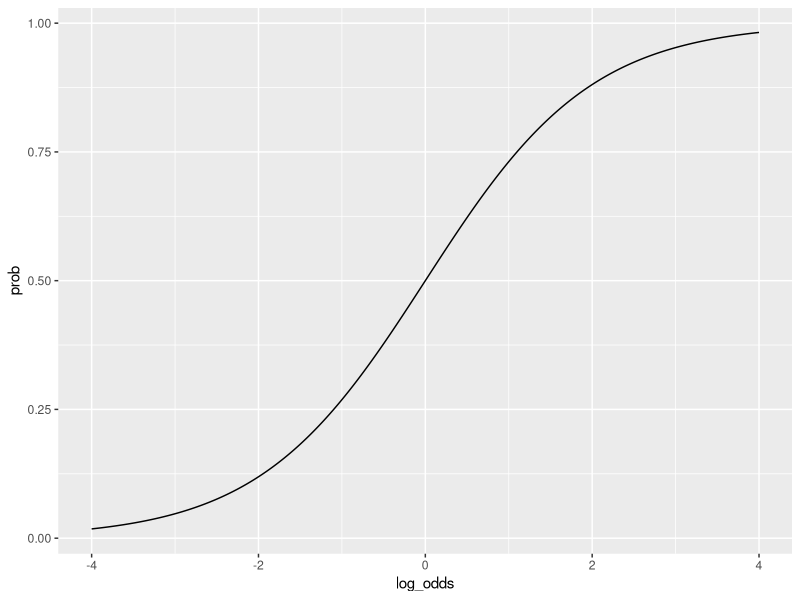
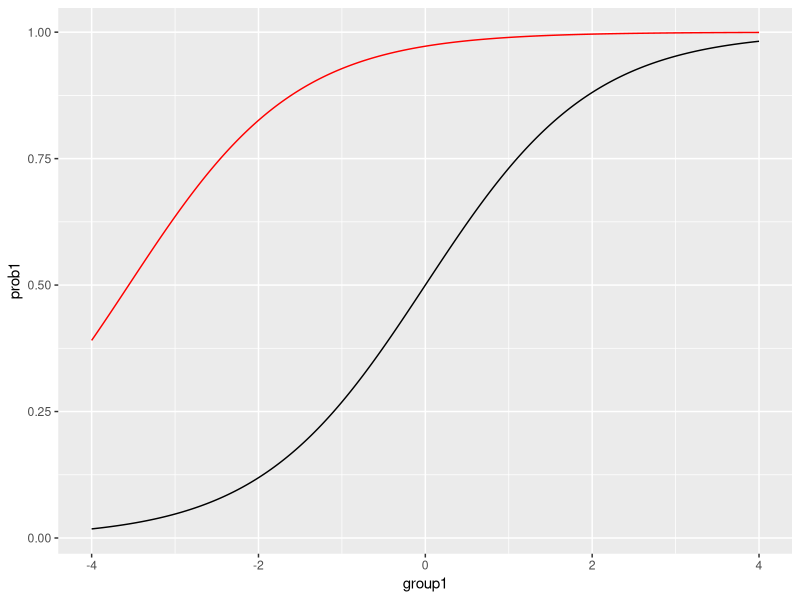
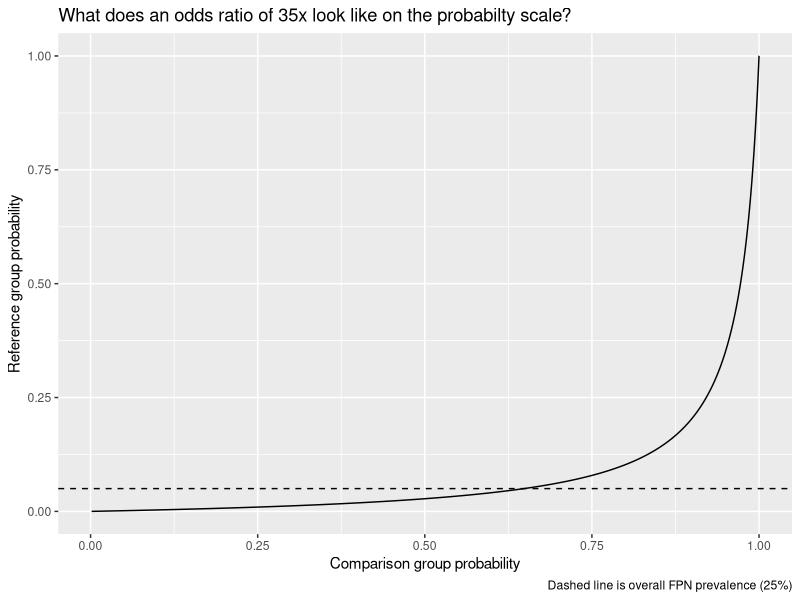

Write R code to recreate these figures, in order. (Note: a time limit stopped this script after it produced the figures.)
library(tidyverse)

# first, what's the coefficient size

log(35)

# what does the log-odds to probability difference look like

dat <- 
  tibble(
    log_odds = seq(-4, 4, 0.01)
  ) |> 
  mutate(prob = plogis(log_odds))

dat |> 
  ggplot(aes(x = log_odds, y = prob)) +
  geom_line()



tibble(
  group1 = seq(-4, 4, 0.01)
) |> 
  mutate(group2 = group1 + log(35),
         prob1 = plogis(group1),
         prob2 = plogis(group2)) |> 
  ggplot(aes(x = group1, y = prob1)) +
  geom_line() +
  geom_line(aes(y = prob2), colour = "red")


# to calculate population FPN rate
# is basically 4.5 million ish adults in Scotland and 20k? FPNs?
# but then isn't this controlled by the matching?
# maybe this is the prevalence of hospital contacts?

contact_rate <- 0.08

contact_3_rate_case <- 0.08 * 0.234

contact_3_rate_control <- 0.08 * 0.106

rate <- 2e4 / 4.5e6

pop_odds <- 2e4 / (4.5e6 - 2e4)


(4.5e6 - 2e4) / 2e4
# if it's about the matched control rate then the prevalence is... 0.25?

dat2 <- 
tibble(
  group1 = seq(-10, 10, 0.01)
) |> 
  mutate(group2 = group1 + log(35),
         prob1 = plogis(group1),
         prob2 = plogis(group2))

or_plot <- 
dat2 |> 
  ggplot(aes(x = prob1, y = prob2)) +
  geom_line() +
  geom_vline(xintercept = 0.25, linetype = "dashed") +
  labs(title = "What does an odds ratio of 35x look like on the probabilty scale?",
       caption = "Dashed line is overall FPN prevalence (25%)",
       x = "Reference group",
       y = "Comparison group")

or_plot <- 
dat2 |> 
  ggplot(aes(x = prob2, y = prob1)) +
  geom_line() +
  geom_hline(yintercept = 0.05, linetype = "dashed") +
  labs(title = "What does an odds ratio of 35x look like on the probabilty scale?",
       caption = "Dashed line is overall FPN prevalence (25%)",
       y = "Reference group probability",
       x = "Comparison group probability")

ggsave(
  here::here("03_figures", "or_plot.png"),
  or_plot,
  height = 5, width = 7,
  type = "cairo-png"
)

tibble(
  group1 = seq(-10, 10, 0.01)
) |> 
  mutate(group2 = group1 + log(35),
         prob1 = plogis(group1),
         prob2 = plogis(group2)) |> 
  filter(prob1 > 0.008 & prob1 < 0.009)

contact_3_rate_case * 2e4
contact_3_rate_control * 2e4


fpn_yes <- 30
fpn_no <- 70
ctrl_yes <- 5
ctrl_no <- 395

fpn_odds <- fpn_yes / fpn_no
ctrl_odds <- ctrl_yes / ctrl_no

or <- fpn_odds / ctrl_odds


calc_or <- function(fpn_prob, ctrl_prob, total_n){

  fpn_yes <- round(fpn_prob * (total_n * 0.25))
  fpn_no <- round((total_n * 0.25) - fpn_yes)
  
  ctrl_yes <- round(ctrl_prob * (total_n * 0.75))
  ctrl_no <- round((total_n * 0.75) - ctrl_yes)
  
fpn_odds <- fpn_yes / fpn_no
ctrl_odds <- ctrl_yes / ctrl_no

or <- fpn_odds / ctrl_odds

tibble(
  fpn_yes = fpn_yes,
  fpn_no = fpn_no,
  ctrl_yes = ctrl_yes,
  ctrl_no = ctrl_no,
  or = or
)

}

or_dat <- 
crossing(
  fpn_prob = seq(0.001, 0.991, 0.001),
  ctrl_prob = seq(0.001, 0.991, 0.001)
) |> 
  mutate(or = map2(fpn_prob, ctrl_prob, ~ calc_or(.x, .y, total_n = 70000),
                   .progress = TRUE))

or_dat |> 
  unnest(or) |> 
  filter(or > 35 & or < 36) |> View()


oc

fpn_yes <- 90
fpn_no <- 230
ctrl_yes <- 5
ctrl_no <- 440

fpn_odds <- fpn_yes / fpn_no
ctrl_odds <- ctrl_yes / ctrl_no

or <- fpn_odds / ctrl_odds




# functionizing -----------------------------------------------------------


make_logs <- function(ref, log_or){
  
  tidyr::crossing(
    ref,
    log_or
  ) |> 
    mutate(or = ref + log(log_or),
           p_ref = plogis(ref),
           p_or = plogis(or))
  
}


dat3 <- 
tibble(
  reference = seq(-10, 10, 0.01)
) |> 
  mutate(logs = map(reference, make_logs, seq(1, 100, 1),
                    .progress = TRUE)) |> 
  select(-reference) |> 
  unnest(logs)

dat3 |> 
  ggplot(aes(x = p_ref, y = p_or, colour = log_or, group = log_or)) +
  geom_line(alpha = 0.3)


dat3 |> 
  mutate(p_diff = p_or - p_ref) |> 
  filter(log_or == 35) |> 
  ggplot(aes(x = p_ref, y = p_diff, group = log_or)) +
  geom_point()


or_dat |> 
  unnest(or) |> 
  filter(or > 35 & or < 36) |> 
  View()



or_dat_7k <- 
  crossing(
    fpn_prob = seq(0.001, 0.991, 0.01),
    ctrl_prob = seq(0.001, 0.991, 0.01)
  ) |> 
  mutate(or = map2(fpn_prob, ctrl_prob, ~ calc_or(.x, .y, total_n = 7000),
                   .progress = TRUE))

or_dat_7k |> 
  unnest(or) |> 
  filter(or > 35 & or < 36) |> 
  View()


# how is it possible to estimate this OR from data?

or_subset <- 
or_dat |> 
  unnest(or) |> 
  filter(or > 35 & or < 36) |> 
  group_by(fpn_prob, ctrl_prob) |> 
  nest()


reformat_dat <- function(dat){
dat |> 
  select(-or) |> 
  pivot_longer(cols= everything()) |> 
  separate(col = name,
           into = c("group", "health"),
           sep = "_") |> 
  pivot_wider(names_from = c(health),
              values_from = value)
}

tmp <- or_subset$data[[1]] |> reformat_dat()

tmp |> 
  mutate(ratio = yes / no) |> 
  summarise(or = ratio[group == "fpn"] / ratio[group == "ctrl"])

get_results <- function(d){

glm(cbind(yes, no) ~ group, data = d,
      family = "binomial") |> 
    broom::tidy() |> 
    mutate(exp_est = exp(estimate),
           conf_low = exp(estimate - 1.96 * std.error),
           conf_upp = exp(estimate + 1.96 * std.error))
}

tidy_get_results <- function(da){
  
  reformat_dat(da) |> get_results()
  
}

or_subset |> 
  mutate(res = map(data, tidy_get_results)) |> 
  unnest(res) |> View()

  
# so there's something funky here in my expectations between
# ORs and odds? and log odds? and probabilities?
  
# so i guess you can calculate these massive ORs because it relates
# to the _odds_ in the reference group not the probability?
  
# no i was just calculating the wrong thing...


# so we want to hack together the probability of a FPN in the general public?

population_prev <- 2e4 / 4.5e6

# around half a percent

dat3 |> 
  mutate(p_diff = p_or - p_ref) |> 
  filter(log_or == 35) |> 
  ggplot(aes(x = p_ref, y = p_diff, group = log_or)) +
  geom_vline(xintercept = 2e4 / 4.5e6) +
  geom_point()

# but in the sample this is

dat3 |> 
  mutate(p_diff = p_or - p_ref) |> 
  filter(log_or == 35) |> 
  ggplot(aes(x = p_ref, y = p_diff, group = log_or)) +
  geom_vline(xintercept = 0.25) +
  geom_point()


dat3 |> 
  mutate(p_diff = p_or - p_ref) |> 
  filter(log_or >= 35 & log_or <= 36) |> 
  filter(p_ref >= population_prev - 0.001 & p_ref <= population_prev + 0.001) |> 
  ggplot(aes(x = p_ref, y = p_diff)) +
  geom_point()


# around 14% more likely

or_dat |> 
  unnest(or) |> 
  filter(or > 35 & or < 36)

# this is lower even than the smallest probability i looked at! 



dat3 |> 
  mutate(p_diff = p_or - p_ref) |> 
  filter(log_or == 35 |
         log_or == 9|
         log_or == 90|
         log_or == 3) |> 
  ggplot(aes(x = p_ref, y = p_diff, colour = log_or, group = log_or)) +
  geom_line() +
  facet_wrap(~log_or)



# so if ~ 25% of the 3+

fpn_prop_any <- 3150 / (13220 + 3150)
ctrl_prop_any <- 1834 / (43974 + 1834)

# of which 3 +

(43974 + 1834) * (ctrl_prop_any * 0.1) * lockdown_n / total_n

((13220 + 3150) * (fpn_prop_any * 0.234)) * lockdown_n / total_n

# ~ 183 ctrls with 3+ contacts
# 737 fpns with 3+ contacts

1279* 0.234

# lockdown n

lockdown_n <- 866 + 10822

total_n <- 2537 + 59641 

lockdown_n / total_n


1279 / 417


(1279 / 417) / (1850 / 8142)


(1279 * 0.234) / (417 * 0.1) / (1850 / 8142)

300 / 41

(1850 + 1279 - 300) / (8142 + 417 - 41)

(300 / 41) / ((1850 + 1279 - 300) / (8142 + 417 - 41))


# and here the proportions are:

300 / (1850 + 1279) * 100

# 9.5% of FPN recipients

41 / (8142 + 417 - 41) * 100

# half a percent of ctrls

dat3 |> 
  filter(p_ref > 0.004 & p_ref < 0.05) |> 
  filter(or > 22)



or_dat |> 
  unnest(or) |> 
  filter(or > 22 & or < 23) |> 
  group_by(fpn_prob, ctrl_prob) |> 
  nest()


rate * 100



dat3 |> 
  mutate(p_diff = p_or - p_ref) |> 
  filter(log_or == 22,
         round(p_ref, 3) == round(rate / 10, 3)) |> 
  ggplot(aes(x = p_ref, y = p_diff, colour = log_or, group = log_or)) +
  geom_line() +
  geom_vline(xintercept = rate / 10) +
  facet_wrap(~log_or)


# so it's basically an increase of 60ish percent, from around
# 28% to 88%ish

dat3 |> 
  mutate(p_diff = p_or - p_ref) |> 
  filter(log_or == 22,
         round(p_ref, 2) == 0.28) |> 
  ggplot(aes(x = p_ref, y = p_diff, colour = log_or, group = log_or)) +
  geom_line() +
  geom_vline(xintercept = 0.28) +
  facet_wrap(~log_or)


dat3 |> 
  mutate(p_diff = p_or - p_ref) |> 
  filter(log_or == 22) |> 
  ggplot(aes(x = p_ref, y = p_diff, colour = log_or, group = log_or)) +
  geom_line() +
  geom_vline(xintercept = 0.28) +
  facet_wrap(~log_or)


# but in the population the proportion is closer to 0.04%
# so it would go up to like 0.85%

dat3 |> 
  mutate(p_diff = p_or - p_ref) |> 
  filter(log_or == 22,
         round(p_ref, 4) == 0.0004) |> 
  ggplot(aes(x = p_ref, y = p_diff, colour = log_or, group = log_or)) +
  geom_line() +
   geom_vline(xintercept = 0.0004) +
  facet_wrap(~log_or)



# but it's actually closer to 9%

1850 / 9992

30/105

300/340
